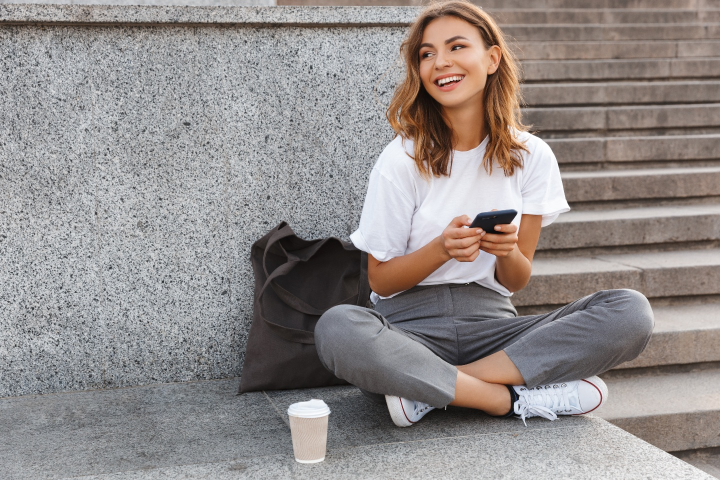
#> input picture Week1/girl_laughing.jpg, 1440 x 960 px, found by its file name (shown at 1/2 size)
$ python OpenCV1.py
#> lines starting #> are read from the running program, lines starting #| are printed output that depends on the picture
import cv2 as cv
import numpy as np

# 요구사항1: 이미지 로드
img = cv.imread('Week1/girl_laughing.jpg')
#> img is the input picture: shape (960, 1440, 3); mean B, G, R 139.3, 140.7, 146.8

# 이미지 크기를 600*400으로 조정
img = cv.resize(img, dsize=(600, 400))
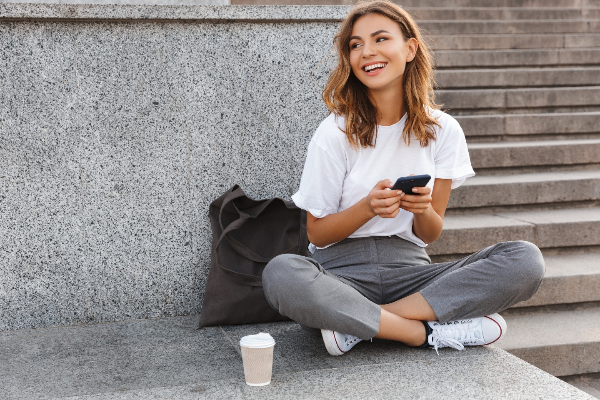
#> img: shape (400, 600, 3); mean B, G, R 139.2, 140.5, 146.7

# 요구사항2: 이미지를 그레이스케일로 변환
gray = cv.cvtColor(img, cv.COLOR_BGR2GRAY)
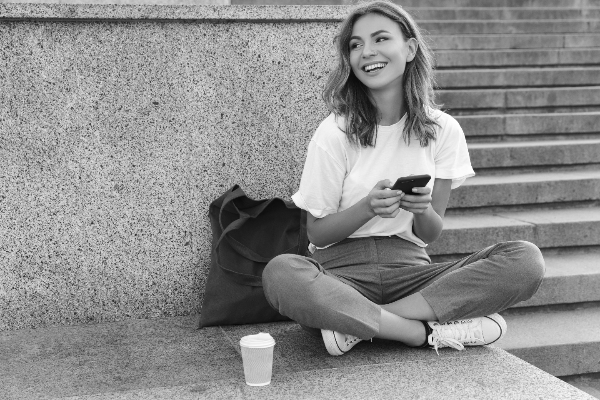
#> gray: shape (400, 600); min 9, max 255, mean 142.2

# np.hstack()을 위해 그레이스케일 이미지 차원 변경 (1채널 -> 3채널)
gray_3ch = cv.cvtColor(gray, cv.COLOR_GRAY2BGR)

# 요구사항3: 원본 이미지와 그레이스케일 이미지를 가로로 연결하여 출력
combined = np.hstack((img, gray_3ch))
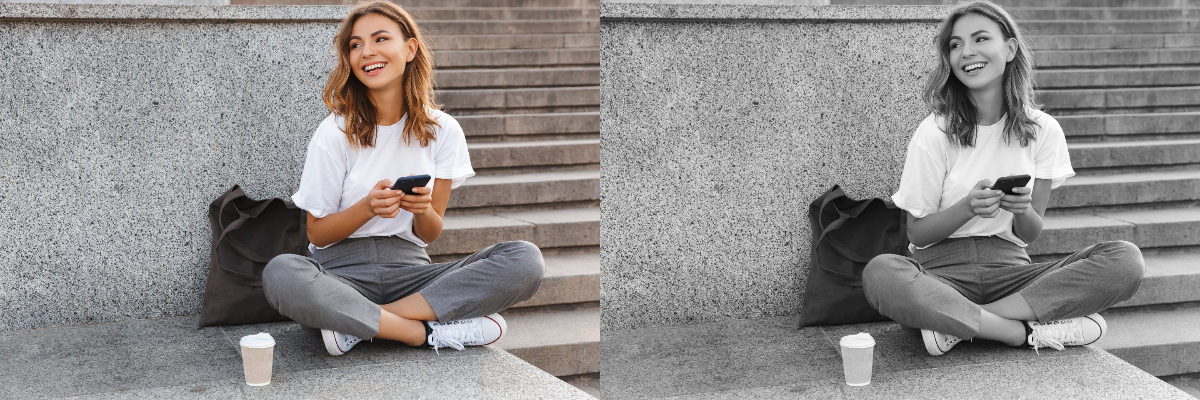
#> combined: shape (400, 1200, 3); mean B, G, R 140.7, 141.4, 144.5

# 요구사항4: 결과를 화면에 표시하고, 아무 키나 누르면 창 닫기
cv.imshow('OpenCV1', combined)
cv.waitKey(0)
# 모든 창 닫기
cv.destroyAllWindows()

$ run again, with Week1/soccer.jpg copied over Week1/girl_laughing.jpg
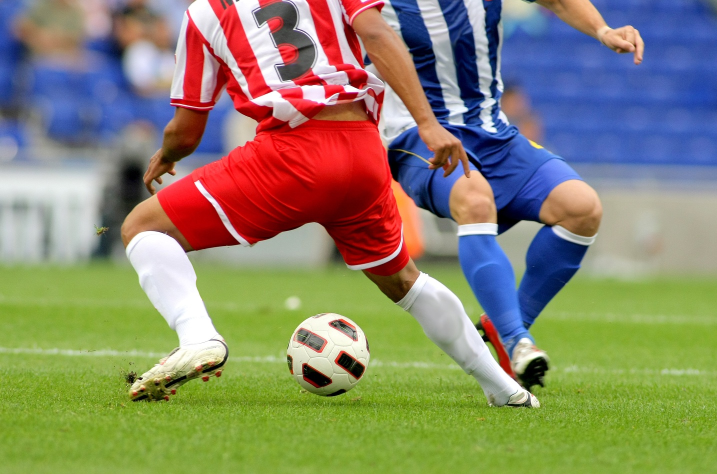
#> input picture Week1/soccer.jpg, 1434 x 948 px, found by its file name (shown at 1/2 size)
#> img is the input picture: shape (948, 1434, 3); mean B, G, R 107.2, 133.3, 136.9
#> img: shape (400, 600, 3)
#> `gray = cv.cvtColor(img, cv.COLOR_BGR2GRAY)`:
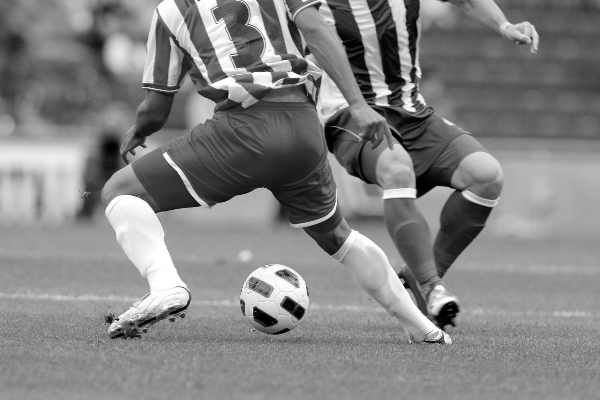
#> gray: shape (400, 600); min 0, max 255, mean 131.2
#> `combined = np.hstack((img, gray_3ch))`:
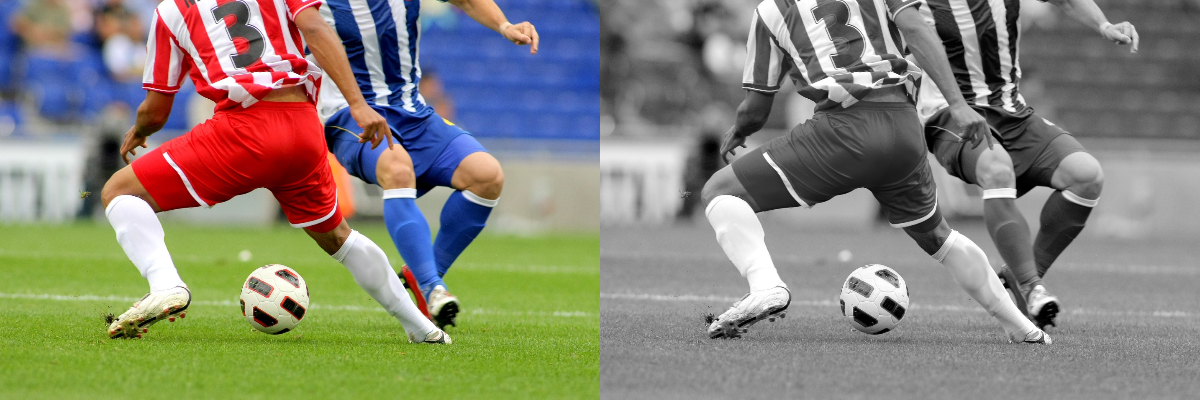
#> combined: shape (400, 1200, 3); mean B, G, R 119.2, 132.2, 134
